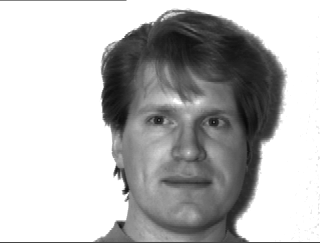
#> input picture assignment2/data/yalefaces/subject01.centerlight.png, 320 x 243 px
$ python imgSubtraction.py data/yalefaces/subject01.centerlight.png data/yalefaces/subject03.centerlight.png
#> lines starting #> are read from the running program, lines starting #| are printed output that depends on the picture
import numpy as np
import cv2
import sys

# argument number detection
if len(sys.argv) == 1:
    print("Usage: python3 {} image1 image2".format(sys.argv[0]))
    exit(0)

print(sys.argv)
image1 = cv2.imread(sys.argv[1])
#> image1 is the input picture: shape (243, 320, 3); min 9, max 255, mean 184.5
image2 = cv2.imread(sys.argv[2])
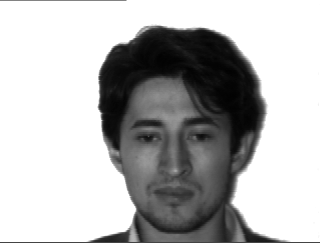
#> input picture assignment2/data/yalefaces/subject03.centerlight.png, 320 x 243 px
#> image2 is the input picture: shape (243, 320, 3); min 2, max 255, mean 181.6
# image3 = image1 - image2

def diff(img,img1): # returns just the difference of the two images
  return cv2.absdiff(img,img1)
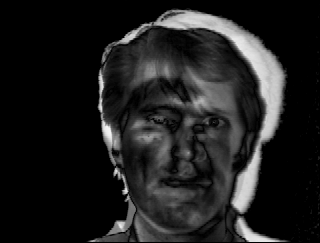
#> returned value: shape (243, 320, 3); min 0, max 244, mean 31.2

def diff_remove_bg(img0,img,img1): # removes the background but requires three images
  d1 = diff(img0,img)
  d2 = diff(img,img1)
  return cv2.bitwise_and(d1,d2)

# [6 lines of commented-out code are left out]

cv2.imwrite("out/out3.jpg", diff(image2, image1))
